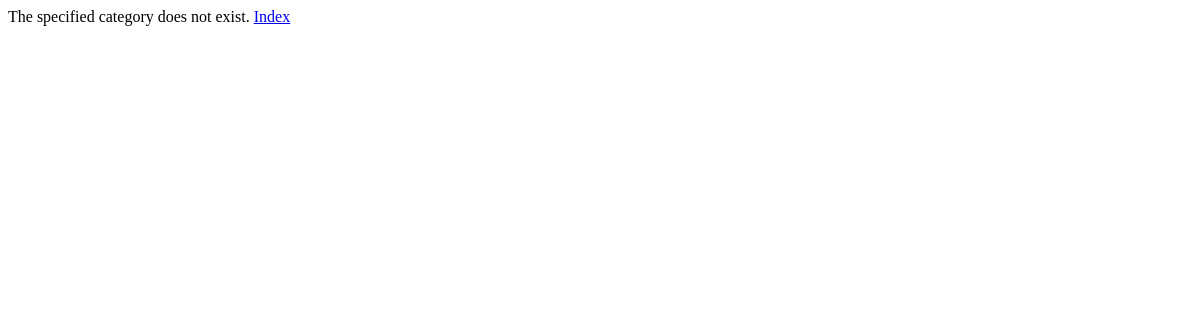
The app's page /rango/category/python/, older data.
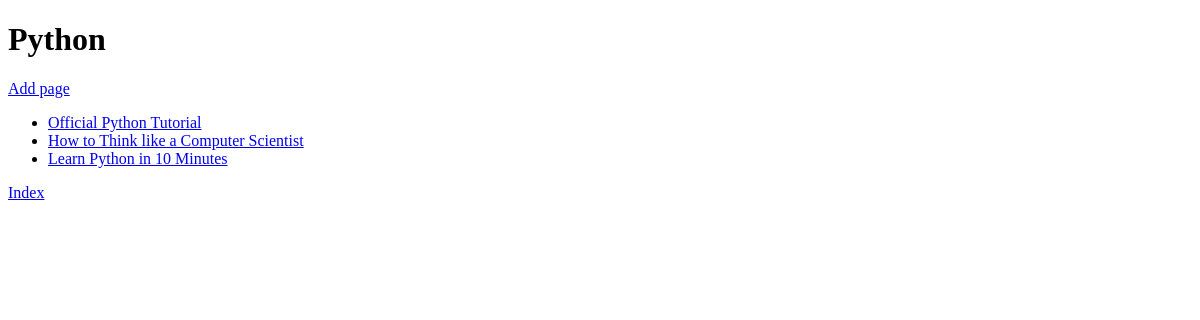
The same page, newer data.
### rango/models.py (models this page shows, shortened)
class Category(models.Model):
    name = models.CharField(max_length=128, unique=True)
    views = models.IntegerField(default=0)
    likes = models.IntegerField(default=0)
    slug = models.SlugField()
    class Meta:
        verbose_name_plural = 'Categories'

class Page(models.Model):
    category = models.ForeignKey(Category, on_delete=models.CASCADE)
    title = models.CharField(max_length=128)
    url = models.URLField()
    views = models.IntegerField(default=0)

### rango/views.py (the view)
def show_category(request, category_name_slug):
    context_dict = {}
    try:
        category = Category.objects.get(slug=category_name_slug)
        pages = Page.objects.filter(category=category)
        context_dict['pages'] = pages
        context_dict['category'] = category
    except Category.DoesNotExist:
        context_dict['category'] = None
        context_dict['pages'] = None
    return render(request, 'rango/category.html', context=context_dict)

### templates/rango/category.html (shortened to what this page needs)
<!DOCTYPE html>
<html>
    <head>
    </head>
    <body>
        <div>
        {% if category %}
            <h1>{{ category.name }}</h1>
            <a href="/rango/category/{{ category.slug }}/add_page/">Add page</a><br />
            {% if pages %}
            <ul>
                {% for page in pages %}
                <li><a href="{{ page.url }}">{{ page.title }}</a></li>
                {% endfor %}
            </ul>
            {% else %}
            <strong>No pages currently in category.</strong>
            {% endif %}
        {% else %}
            The specified category does not exist.
        {% endif %}
            <a href="/rango/">Index</a><br />
        </div>
    </body>
</html>

Row changes from the older to the newer data that the page shows:
now on this page (row edited): Category: name "Python"
changed Category: slug empty → "python" (drawn)
now on this page (row edited): Page: title "Official Python Tutorial"
now on this page (row edited): Page: title "How to Think like a Computer Scientist"
now on this page (row edited): Page: title "Learn Python in 10 Minutes"
Text that changed along with them:
text no longer shown: "The specified category does not exist."
text now shown: "Add page"
